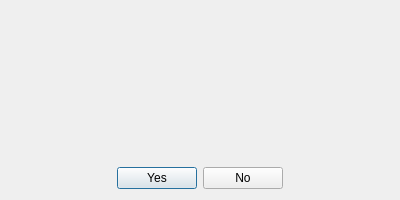
<?xml version="1.0" encoding="UTF-8"?>
<ui version="4.0">
 <class>Question</class>
 <widget class="QDialog" name="Question">
  <property name="windowModality">
   <enum>Qt::WindowModal</enum>
  </property>
  <property name="geometry">
   <rect>
    <x>0</x>
    <y>0</y>
    <width>400</width>
    <height>200</height>
   </rect>
  </property>
  <property name="sizePolicy">
   <sizepolicy hsizetype="Fixed" vsizetype="Fixed">
    <horstretch>0</horstretch>
    <verstretch>0</verstretch>
   </sizepolicy>
  </property>
  <property name="minimumSize">
   <size>
    <width>400</width>
    <height>200</height>
   </size>
  </property>
  <property name="maximumSize">
   <size>
    <width>400</width>
    <height>200172</height>
   </size>
  </property>
  <property name="windowTitle">
   <string/>
  </property>
  <property name="sizeGripEnabled">
   <bool>false</bool>
  </property>
  <layout class="QVBoxLayout" name="verticalLayout_2">
   <item>
    <layout class="QVBoxLayout" name="verticalLayout">
     <property name="spacing">
      <number>0</number>
     </property>
     <property name="leftMargin">
      <number>10</number>
     </property>
     <property name="rightMargin">
      <number>10</number>
     </property>
     <item>
      <widget class="QWidget" name="widget" native="true">
       <property name="minimumSize">
        <size>
         <width>0</width>
         <height>0</height>
        </size>
       </property>
       <layout class="QHBoxLayout" name="horizontalLayout">
        <item>
         <widget class="QLabel" name="label">
          <property name="sizePolicy">
           <sizepolicy hsizetype="Preferred" vsizetype="Preferred">
            <horstretch>0</horstretch>
            <verstretch>0</verstretch>
           </sizepolicy>
          </property>
          <property name="maximumSize">
           <size>
            <width>64</width>
            <height>64</height>
           </size>
          </property>
          <property name="text">
           <string/>
          </property>
          <property name="pixmap">
           <pixmap resource="jobman.qrc">:/icons/resources/AppIcon.png</pixmap>
          </property>
          <property name="scaledContents">
           <bool>true</bool>
          </property>
         </widget>
        </item>
       </layout>
      </widget>
     </item>
     <item>
      <widget class="QLabel" name="question">
       <property name="sizePolicy">
        <sizepolicy hsizetype="Preferred" vsizetype="Expanding">
         <horstretch>0</horstretch>
         <verstretch>0</verstretch>
        </sizepolicy>
       </property>
       <property name="text">
        <string/>
       </property>
       <property name="alignment">
        <set>Qt::AlignCenter</set>
       </property>
      </widget>
     </item>
    </layout>
   </item>
   <item>
    <layout class="QHBoxLayout" name="horizontalLayout_3">
     <property name="spacing">
      <number>-1</number>
     </property>
     <property name="topMargin">
      <number>0</number>
     </property>
     <item>
      <spacer name="horizontalSpacer_2">
       <property name="orientation">
        <enum>Qt::Horizontal</enum>
       </property>
       <property name="sizeHint" stdset="0">
        <size>
         <width>40</width>
         <height>20</height>
        </size>
       </property>
      </spacer>
     </item>
     <item>
      <widget class="QPushButton" name="yes">
       <property name="text">
        <string>Yes</string>
       </property>
      </widget>
     </item>
     <item>
      <widget class="QPushButton" name="no">
       <property name="text">
        <string>No</string>
       </property>
      </widget>
     </item>
     <item>
      <spacer name="horizontalSpacer">
       <property name="orientation">
        <enum>Qt::Horizontal</enum>
       </property>
       <property name="sizeHint" stdset="0">
        <size>
         <width>40</width>
         <height>20</height>
        </size>
       </property>
      </spacer>
     </item>
    </layout>
   </item>
  </layout>
 </widget>
 <resources>
  <include location="jobman.qrc"/>
  <include location="jobman.qrc"/>
 </resources>
 <connections>
  <connection>
   <sender>yes</sender>
   <signal>clicked()</signal>
   <receiver>Question</receiver>
   <slot>close()</slot>
   <hints>
    <hint type="sourcelabel">
     <x>199</x>
     <y>571</y>
    </hint>
    <hint type="destinationlabel">
     <x>199</x>
     <y>299</y>
    </hint>
   </hints>
  </connection>
 </connections>
</ui>
